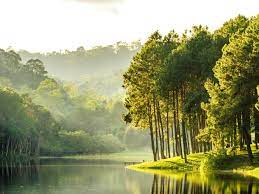
#> input picture nature.jfif, 259 x 194 px, given in place of nature.jpg, which was not available
$ jupyter execute --allow-errors '[Digital_Image_and_Video_Processing]_Quiz_01.ipynb'   (shell and % lines are left out)   (text cells are left out)
#> lines starting #> are read from the running program, lines starting #| are printed output that depends on the picture; pictures that were not available may be replaced by others from this repository, and a replacement may not be noted
[cell 1]
import cv2
import urllib as URL
import numpy as np
import matplotlib.pyplot as plt
from google.colab.patches import cv_imshow

import requests

from io import BytesIO
from PIL import Image

[cell 2]
def im2double(imgPath):
   img = cv2.imread(imgPath, cv2.IMREAD_GRAYSCALE)
   if img is not None:
      img = img.astype(np.float32) / 255.0 # Divide all values by the largest possible value in the datatype
   return img

[cell 3]
# Check Image Information
def image_infor(image):
  # Check the image matrix data type (could know the bit depth of the image)
  print(image.dtype)
  # Check the height of image
  print(image.shape[0])
  # Check the width of image
  print(image.shape[1])
  # Check the number of channels of the image
  print(image.shape[2])

[cell 4]
def url_to_image(_url):
	# download the image, convert it to a NumPy array, and then read
	# it into OpenCV format
#> called with _url = 'https://i.ibb.co/9WsDjNk/nature.jpg'
	resp = URL.request.urlopen(_url)
	image = np.asarray(bytearray(resp.read()), np.uint8)
	image = cv2.imdecode(image, cv2.IMREAD_COLOR)
#> image is the input picture: shape (194, 259, 3); mean B, G, R 112.1, 153.9, 152.2
	# return the image
	return image

[cell 5]
original_image = url_to_image("https://i.ibb.co/9WsDjNk/nature.jpg")
#> (the rest of this cell did not finish here and is left out)

[cell 6]
#Solution 1

# Get the shape of the image
height, width, channels = original_image.shape
#> height = 194; width = 259; channels = 3
# Split the image into 3 color channels:
# Red, Green and Blue
red_channel = np.zeros((height, width, 1), np.uint8)
green_channel = np.zeros((height, width, 1), np.uint8)
blue_channel = np.zeros((height, width, 1), np.uint8)

red_channel[:,:] = np.expand_dims(original_image[:,:,2], axis=2)
green_channel[:,:] = np.expand_dims(original_image[:,:,1], axis=2)
blue_channel[:,:] = np.expand_dims(original_image[:,:,0], axis=2)


# Solution 2
blue_channel, green_channel, red_channel = cv2.split(original_image)

# Display the red, green and blue channels
#> (the rest of this cell did not finish here and is left out)

[cell 7]
blue_channel, green_channel, red_channel = cv2.split(original_image)
# Create a new image with the red and blue channels swapped
bgr_image = cv2.merge([red_channel, green_channel, blue_channel])

# Display the original and new images side by side
combined_image = cv2.hconcat([original_image, bgr_image])
print('Original and BGR Images')
#> (the rest of this cell did not finish here and is left out)

[cell 8]
# Define the constant and gamma correction factors
brightness = 50  # positive value for brighter, negative value for darker
gamma = 1.5     # value greater than 1 for brighter, less than 1 for darker

# Add the constant to the image to make it brighter or darker
brighter_image = cv2.add(original_image, brightness)

# Apply gamma correction to the image to make it brighter or darker
gamma_correction = np.power(original_image / 255, 1/gamma) * 255
gamma_corrected_image = np.uint8(gamma_correction)

# Display the original, brighter, and gamma-corrected images side by side
combined_image = cv2.hconcat([original_image, brighter_image, gamma_corrected_image])
#> combined_image: shape (194, 777, 3)
print('Original, Brighter, and Gamma-Corrected Images')
#> (the rest of this cell did not finish here and is left out)

[cell 9]
plt.hist(original_image.ravel(),bins = 256, range = [0,256])
plt.show()
#> figure, not shown here; tallest bar 21575 high, from x = 255 to 256

[cell 10]
#Display the histogram of R, G, B channel We could observe that the green channel has many pixels in 255, which represents the white patch in the image
color = ('b','g','r')
for i,col in enumerate(color):
    histr = cv2.calcHist([original_image],[i],None,[256],[0,256])
    plt.plot(histr,color = col)
    plt.xlim([0,256])
plt.show()
#> figure, not shown here; curve peaks at x = 255, y = 6786; curve peaks at x = 255, y = 7293; curve peaks at x = 255, y = 7496

[cell 11]
gray_image = cv2.cvtColor(original_image, cv2.COLOR_BGR2GRAY)
#> (the rest of this cell did not finish here and is left out)

[cell 12]
# Plot the histogram of the gray image. We could observe that the frequency of
# the image hist has decreased ~ 1/3 of the histogram of color image
plt.hist(gray_image.ravel(),bins = 256, range = [0, 256])
plt.show()
#> figure, not shown here; tallest bar 6406 high, from x = 255 to 256

[cell 13]
gray_image = cv2.cvtColor(original_image, cv2.COLOR_BGR2GRAY)

# Flip left to right
flipped_lr = cv2.flip(gray_image, 1)
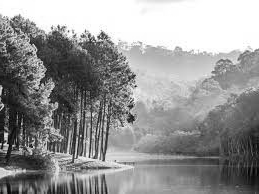
#> flipped_lr: shape (194, 259); min 1, max 255, mean 148.6

# Rotate 180 degrees clockwise
rotated_180 = cv2.rotate(gray_image, cv2.ROTATE_180)
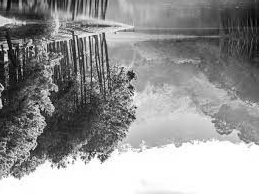
#> rotated_180: shape (194, 259); min 1, max 255, mean 148.6

# Crop 1/2 central of the image
h, w = gray_image.shape
#> h = 194; w = 259
crop_y, crop_x = h//4, w//4
#> crop_y = 48; crop_x = 64
cropped = gray_image[crop_y:crop_y+h//2, crop_x:crop_x+w//2]
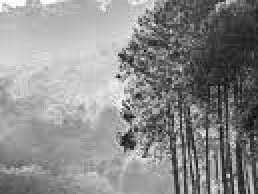
#> cropped: shape (97, 129) (shown 2 times larger); min 6, max 254, mean 139.6


#result_images = cv2.hconcat([gray_image, flipped_lr, rotated_180])
# Display the results
print('Original Image')
#> (the rest of this cell did not finish here and is left out)

[cell 14]
gray_image = cv2.cvtColor(original_image, cv2.COLOR_BGR2GRAY)

# Define bit depths to quantize to
bit_depths = [2, 4, 6, 8]

# Loop over bit depths and quantize the image
#> (the rest of this cell did not finish here and is left out)

[cell 15]
# function of histogram equalization
def histeq(im, nbr_bins = 256):
  """ Histogram equalization of a grayscale image.  """
  # get the image histogram
  imhist, bins = np.histogram(im.flatten(), nbr_bins, [0, 256])
  cdf = imhist.cumsum() # cumulative distribution function
  cdf = imhist.max()*cdf/cdf.max()  #normalize
  cdf_mask = np.ma.masked_equal(cdf, 0)
  cdf_mask = (cdf_mask - cdf_mask.min())*255/(cdf_mask.max()-cdf_mask.min())
  cdf = np.ma.filled(cdf_mask,0).astype('uint8')
  return cdf[im.astype('uint8')]

[cell 16]
gray_image = cv2.cvtColor(original_image, cv2.COLOR_BGR2GRAY)

[cell 17]
# The lightness level of the gray_image decreases after this step
im4 = 255.0*(gray_image/255.0)**2
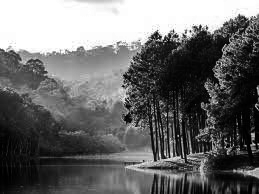
#> im4: shape (194, 259) float64; min 0.00392, max 255, mean 107.1
#> (the rest of this cell did not finish here and is left out)

[cell 18]
# apply the function on your dark image to increase the contrast
# we could observe that the contrast of the black background has increased
im5 = histeq(im4)
#> in histeq, `imhist, bins = np.histogram(im.flatten(), nbr_bins, [0, 256])`: imhist = 256 values, max 6406 at index 255, min 0 at index 78, mean 196.3; bins = 257 values from 0 to 256
#> in histeq, `cdf = imhist.cumsum()`: cdf = 256 values from 147 to 50246
#> in histeq, `cdf = imhist.max()*cdf/cdf.max()`: cdf = 256 values from 18.74 to 6406
#> in histeq, `cdf = np.ma.filled(cdf_mask,0).astype('uint8')`: cdf = 256 values from 0 to 255
#> (the rest of this cell did not finish here and is left out)

[cell 19]
# Extra: try to visualize the histogram of the image after histogram equalization
# Before histogram equalization
plt.hist(im4.ravel(),bins = 256, range = [0, 256])
plt.show()
#> figure, not shown here; tallest bar 6406 high, from x = 255 to 256

[cell 20]
# After histogram equalization
plt.hist(im5.ravel(),bins = 256, range = [0, 256])
plt.show()
#> figure, not shown here; tallest bar 6406 high, from x = 255 to 256

[cell 21]
# Perform histogram equalization
eq_img = cv2.equalizeHist(gray_image)

# Show images
fig, axs = plt.subplots(1, 2, figsize=(10, 5))
axs[0].imshow(gray_image, cmap='gray')
axs[0].set_title('Original Image')
axs[1].imshow(eq_img, cmap='gray')
axs[1].set_title('Image After Equalization')
plt.show()

# Show histograms of two images
fig, axs = plt.subplots(1, 2, figsize=(10, 5))
axs[0].hist(gray_image.ravel(), 256, [0, 256])
axs[0].set_xlim([0, 256])
axs[0].set_xlabel('Gray Level')
axs[0].set_ylabel('# of pixels')
axs[0].set_title('Histogram of Original Image')

axs[1].hist(eq_img.ravel(), 256, [0, 256])
axs[1].set_xlim([0, 256])
axs[1].set_xlabel('Gray Level')
axs[1].set_ylabel('# of pixels')
axs[1].set_title('Histogram of Equalized Image')

plt.show()
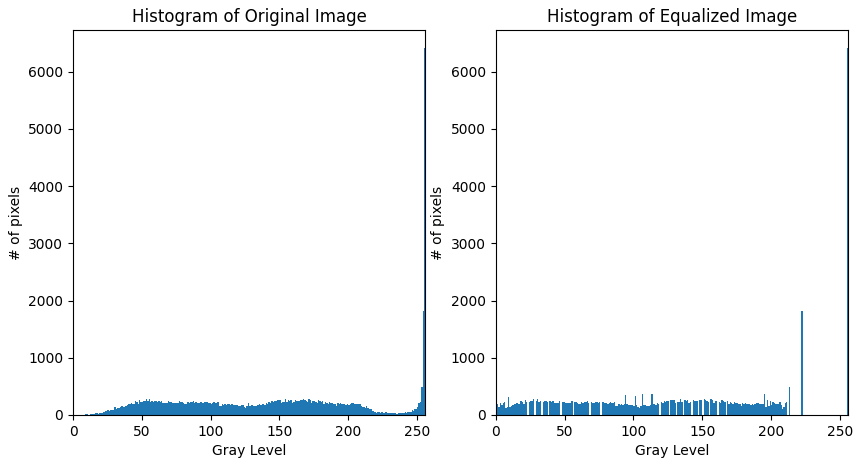
#> figure drawn by matplotlib, 2 panels; panel 1: tallest bar 6406 high, from x = 255 to 256; panel 2: tallest bar 6406 high, from x = 255 to 256

[cell 22]
# Split the color image into its RGB channels
b, g, r = cv2.split(original_image)

# Apply global histogram equalization to each channel
global_eq_b = cv2.equalizeHist(b)
global_eq_g = cv2.equalizeHist(g)
global_eq_r = cv2.equalizeHist(r)
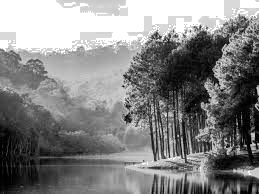
#> global_eq_r: shape (194, 259); min 0, max 255, mean 130.8

# Apply local histogram equalization to each channel
clahe = cv2.createCLAHE(clipLimit=2.0, tileGridSize=(8,8))
local_eq_b = clahe.apply(b)
local_eq_g = clahe.apply(g)
local_eq_r = clahe.apply(r)

# Merge the equalized channels to form the final color image
global_eq_color = cv2.merge((global_eq_b, global_eq_g, global_eq_r))
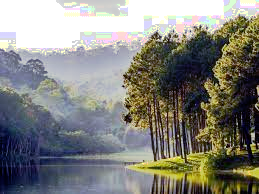
#> global_eq_color: shape (194, 259, 3); mean B, G, R 124.8, 130.6, 130.8
local_eq_color = cv2.merge((local_eq_b, local_eq_g, local_eq_r))
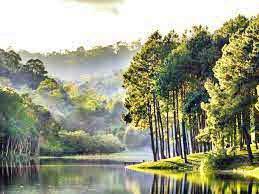
#> local_eq_color: shape (194, 259, 3); mean B, G, R 132.5, 156.7, 154.6

# Display the original and equalized images

print("Original Color Image")
#> (the rest of this cell did not finish here and is left out)
